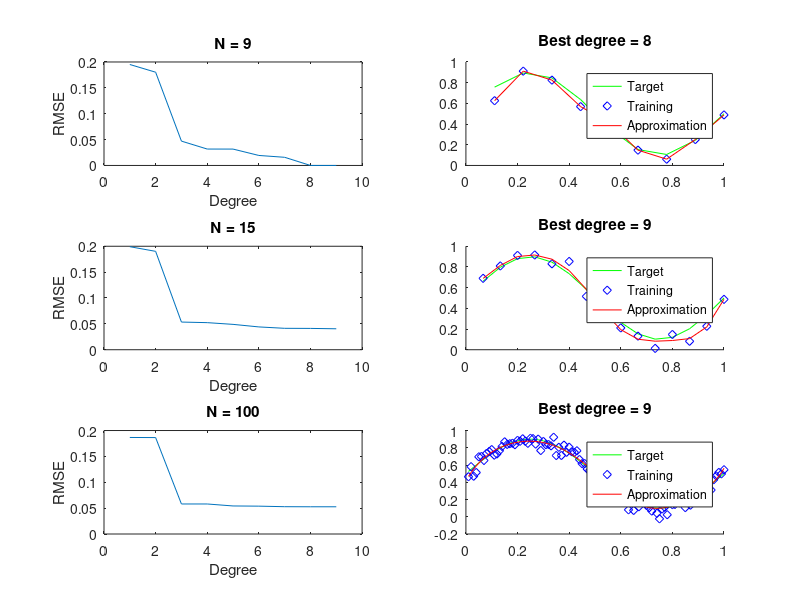

Write MATLAB code to recreate this figure.
row = 0;
figure
for n = [9, 15, 100]
	y = @(x) 0.5 + 0.4*sin(2*pi*x);

	%px = rand(n, 1);
	px = [1/n:1/n:1]';
	py = rand(n, 1);

	train = y(px) + 0.05*randn(n, 1);
	test = y(py) + 0.05*randn(n, 1);

	p = arrayfun(y, [1/n:1/n:1]);
	subplot(3, 2, row * 2 + 2);
	hold on
	plot([1/n:1/n:1], p, 'g')
	plot([1/n:1/n:1], train, 'db')
	%print -dpng '3b'


	dBest = 1;
	rmseBest = 1;
	yBest = px;
	rmse = zeros(9, 1);
	for d = 1:9
		q = polyfit(px, train, d);
		y = polyval(q, px);
		rmse(d) = sqrt(mean((train - y).^2));
		%rmse = sqrt(mean((train - y).^2));
		if rmse(d) < rmseBest
			dBest = d;
			rmseBest = rmse(d);
			yBest = y;
		end
	end
	plot(px, yBest, 'r');
	title(['Best degree = ' num2str(dBest)]);
	l = legend('Target', 'Training', 'Approximation');
	hold off

	subplot(3, 2, row * 2 + 1);
	plot([1:9], rmse)
	title(['N = ' num2str(n)]);
	xlabel('Degree');
	ylabel('RMSE');
	%dBest
	%plot(px, yBest, 'r')
	row = row + 1; 
end
